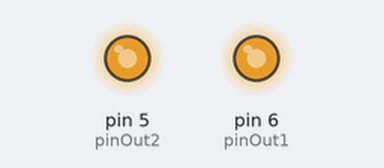
Bench run of a sketch on a simulated Arduino Uno, built with avr-gcc and run on an emulated ATmega328P. Parts: output pins drawn as LEDs (lit = HIGH).

Above: at 0.1 s.
Timing chart, 0 to 1.6 s (numbered marks = the images above):
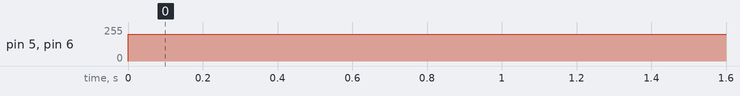

The sketch:

PA3.ino
```cpp
#include <Servo.h>

int Speed = 200;

// initialize first motor
int pinOut1 = 6;
int pinForward1 = 7;
int pinBackward1 = 8;

// initialize second motor
int pinOut2 = 5;
int pinForward2 = 12;
int pinBackward2 = 13;


void setup() {

}

void loop() {
  beginOutput();

  moveForward();
}

// set speed output to the set speed var
void beginOutput() {
  Serial.println("speed set");

  // write speed output
  analogWrite(pinOut1, Speed);
  analogWrite(pinOut2, Speed);
}

// move robot forwards
void moveForward() {
  Serial.println("moving forward");

  // move first motor
  digitalWrite(pinForward1, HIGH);
  digitalWrite(pinBackward1, LOW);

  // move second motor
  digitalWrite(pinForward2, HIGH);
  digitalWrite(pinBackward2, LOW);
}

// move robot backwards
void moveBackward() {
  Serial.println("moving backward");

  // move first motor
  digitalWrite(pinForward1, LOW);
  digitalWrite(pinBackward1, HIGH);

  // move second motor
  digitalWrite(pinForward2, LOW);
  digitalWrite(pinBackward2, HIGH);
}

// set speed output to null, not necessary but used to make robot pause
void endOutput() {
  Serial.println("speed off");

  // write zero output
  analogWrite(pinOut1, 0);
  analogWrite(pinOut2, 0);
}
```

Measured:
- by itself, pin 5 (pinOut2), pin 6 (pinOut1): 0/255 → 200/255 at 0.00 s
